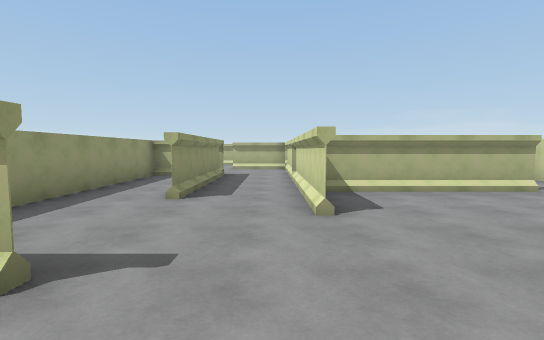
[1] (above)

24 first-person views from a walk through a 3-D level made in the Unity game engine. The camera is 1.5 m above the floor, tilts 4° down and sees 85° across. The floor is counted in squares, 2 m on a side. Each view is taken from the middle of a square. On the plan, view 1 faces up. The plan holds only what a view shows up to about 10 squares ahead; the rest is blank. The player character is not drawn.

[2]
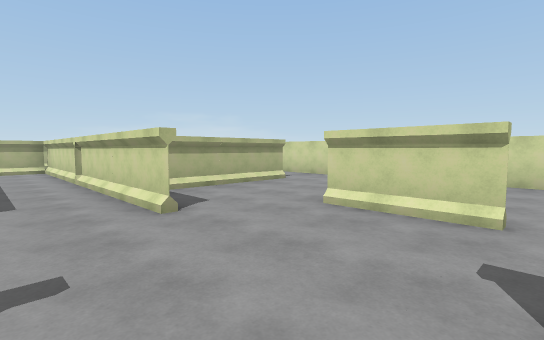

[3]
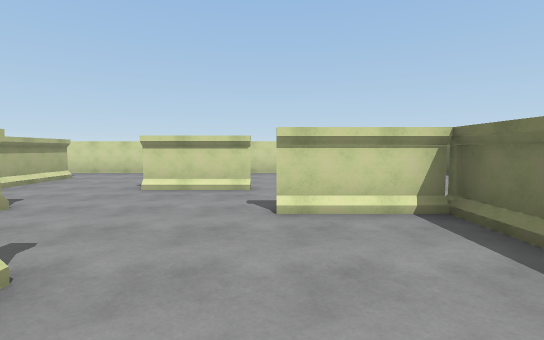

[4]
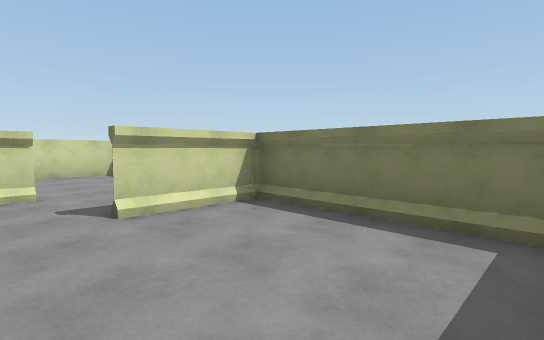

[5]
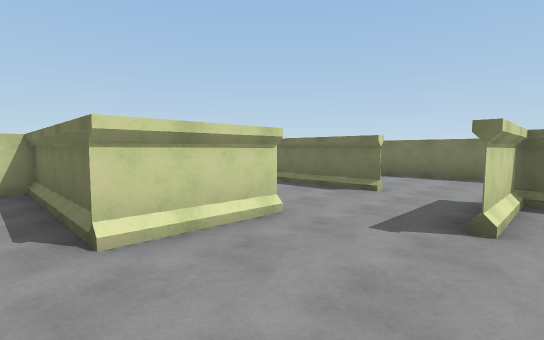

[6]
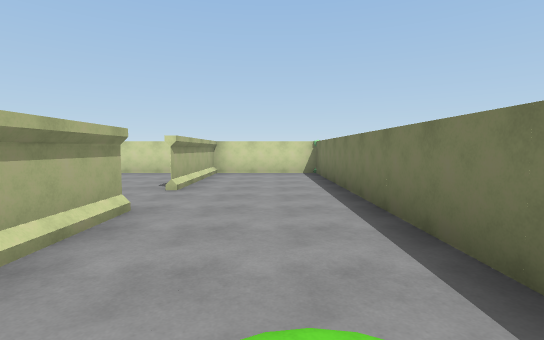

[7]
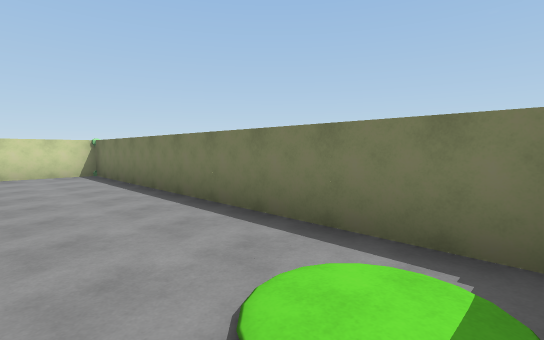

[8]
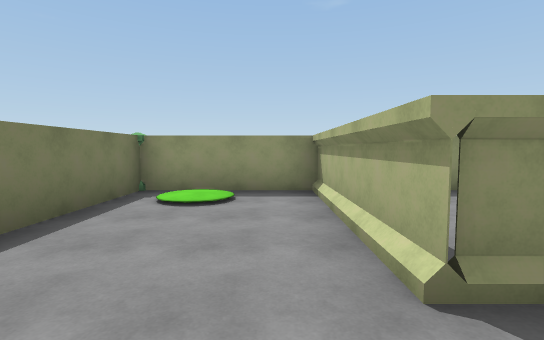

[9]
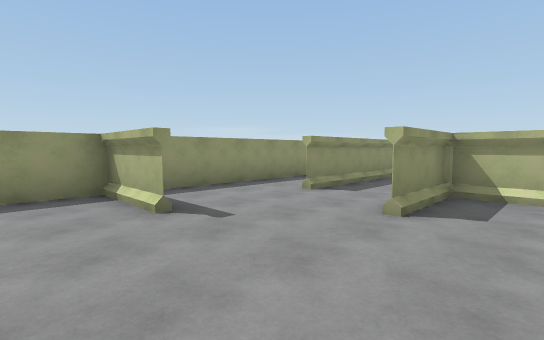

[10]
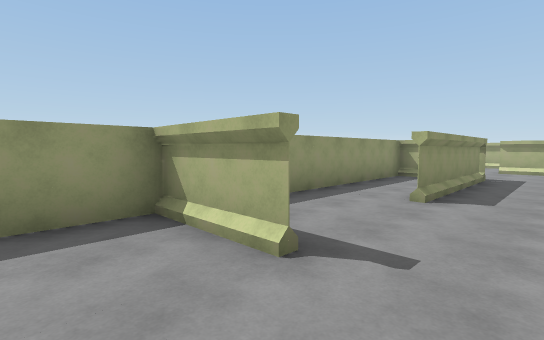

[11]
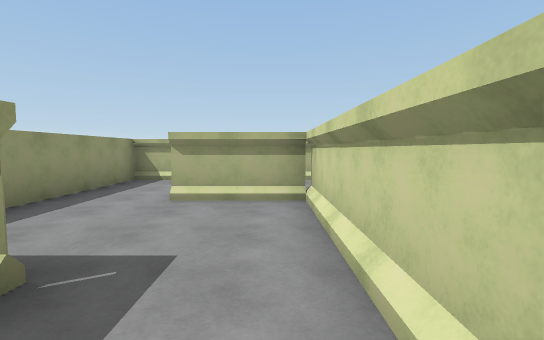

[12]
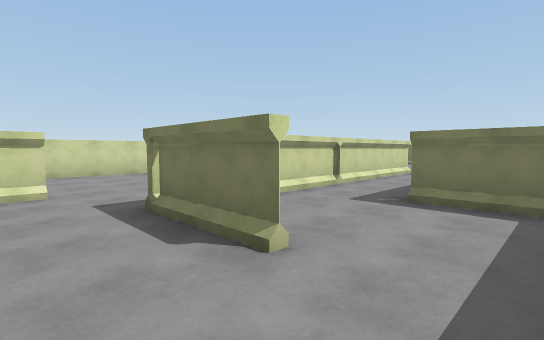

[13]
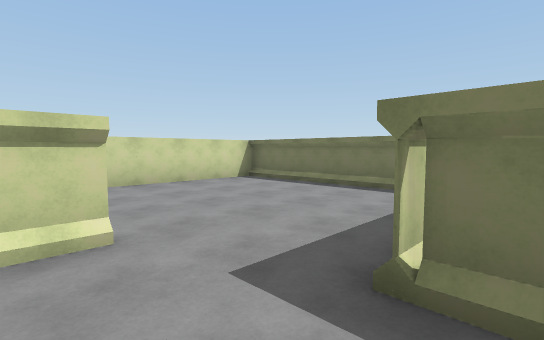

[14]
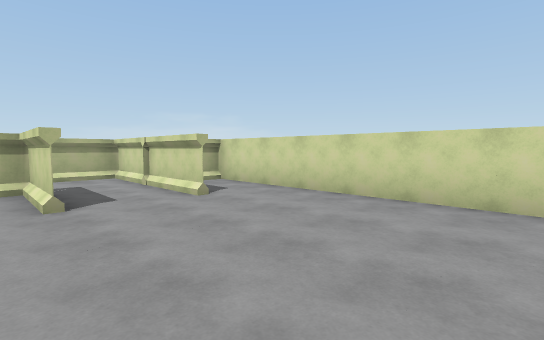

[15]
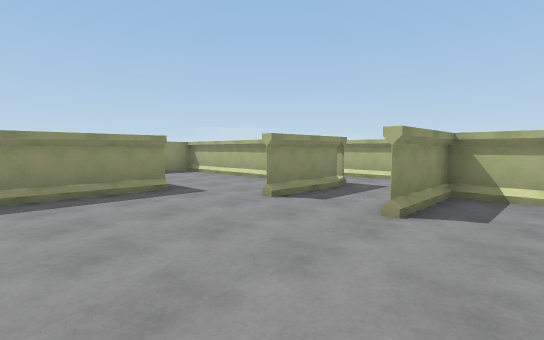

[16]
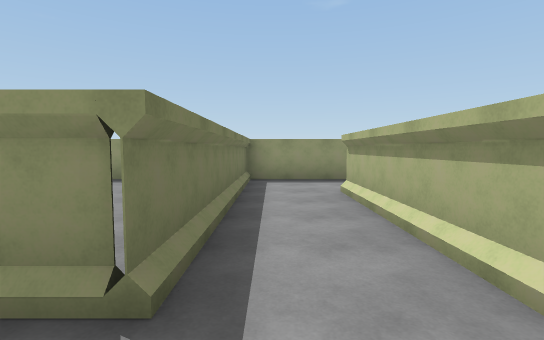

[17]
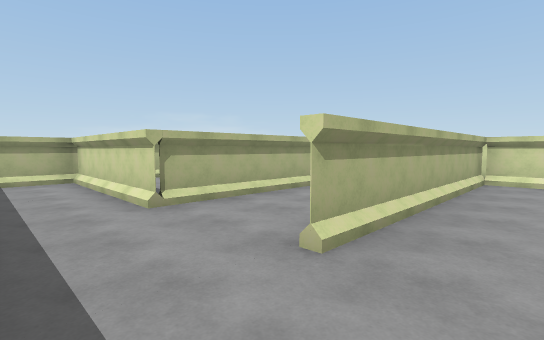

[18]
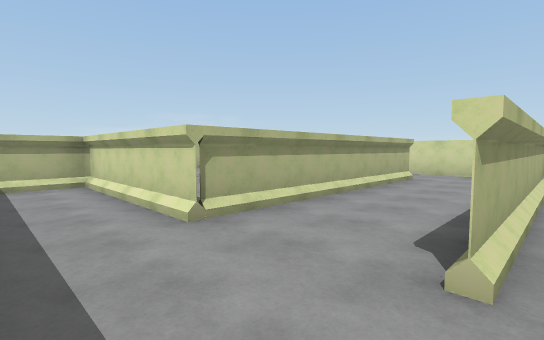

[19]
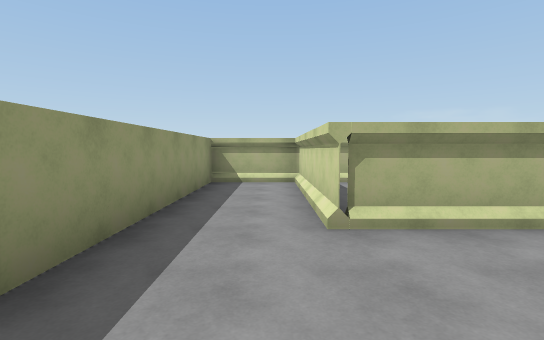

[20]
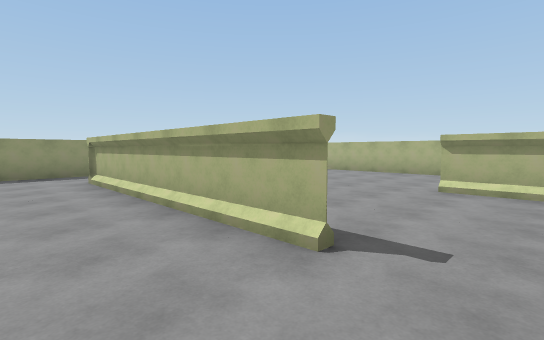

[21]
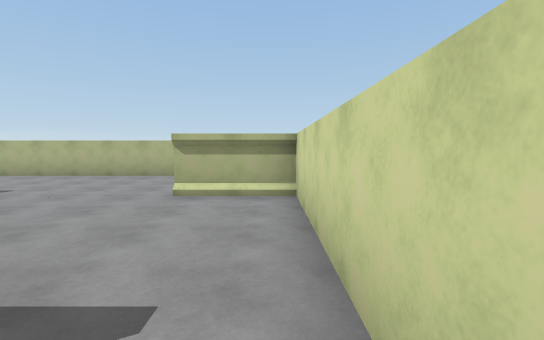

[22]
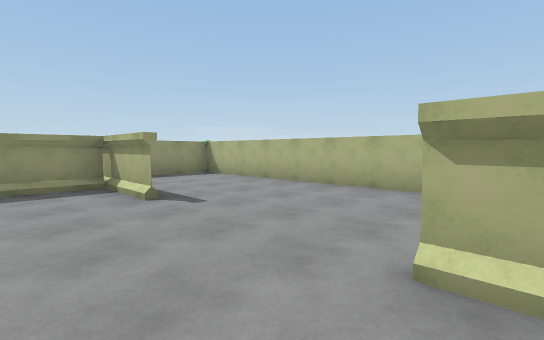

[23]
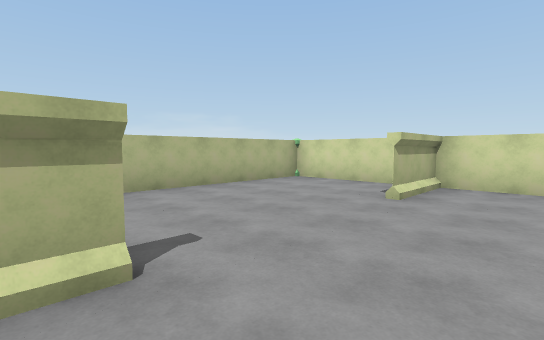

[24]
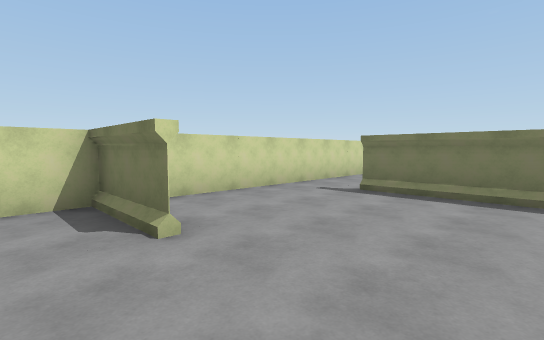

### Floor plan
Points are (right, up) in squares from view 1. A wall is a line through its corners. A room is listed if a view was taken in it or the views show most of it. See-through windows are left out.
Room 1 (views 1, 2, 3, 4, 5, 9, 10, 11)
walls: (-1.4, 1.6) (-3.5, 1.6); (0.6, 5.7) (0.6, 3.2) (0.6, 11.4) (-1.5, 11.4); (2.6, 5.3) (0.6, 5.3); (2.5, 0.4) (2.5, 2.3); (0.6, -2.2) (0.6, 0); (-1.4, 8.5) (-3.4, 8.5) (-3.4, 0.1); (-1.5, 8.5) (-1.5, 4.4); (2.4, -2.2) (5, -2.2); (-3, -2.2) (0.4, -2.2); (6.4, -1.9) (6.4, 2.1)
ways out: opening at (2, -2) to room 2; opening at (3.5, 3.5) to room 7; opening at (-1, 10)
Room 2 (views 6, 7, 8)
walls: (0.6, -1.5) (0.6, -2.2) (-3.4, -2.2) (-3.4, -5.4) (6.4, -5.4) (6.4, -2.2) (2.4, -2.2)
ways out: opening at (2, -2) to room 1
objects: other object (-3, -5); other object (6, -5)
Room 3 (views 12, 13, 14, 15)
walls: (2.5, 12.2) (2.5, 14.3) (-3.5, 14.3); (-1.5, 11.4) (0.6, 11.4) (0.6, 9.1); (2.2, 7.4) (6.4, 7.4); (6.4, 7.1) (6.4, 14.3) (4.6, 14.3) (4.6, 12.1); (-3.4, 14.1) (-3.4, 10.6)
ways out: opening at (4, 13.5) to room 4; opening at (-2.5, 11)
Room 4 (views 16, 17, 18, 19)
walls: (-3.4, 14.4) (2.6, 14.4) (2.6, 12.2); (4.6, 12.1) (4.6, 16.3) (-1.4, 16.3); (-3.4, 16.6) (-3.4, 14.1)
ways out: opening at (4, 13.5) to room 3; opening at (-2.5, 16) to room 5
Room 5 (views 20, 21)
walls: (4.8, 18.8) (-1.4, 18.8) (-1.4, 22.7); (-0.9, 22.8) (-3.4, 22.8) (-3.4, 16.6); (6.4, 15.6) (6.4, 18.5)
ways out: opening at (-2.5, 16) to room 4; opening at (5.5, 19) to room 6
Room 6 (views 22, 23, 24)
walls: (0.6, 22.8) (-0.9, 22.8); (4.4, 22.8) (6.5, 22.8) (4.4, 22.8); (-1.5, 22.7) (-1.5, 21.2); (2.1, 18.8) (4.8, 18.8); (6.4, 18.5) (6.4, 26.4) (-3.4, 26.4) (-3.4, 24.5)
low walls: (-1.3, 22.7) (-1.3, 21.2)
ways out: opening at (5.5, 19) to room 5
objects: other object (-3, 26); other object (6, 26)
Room 7 (no view inside)
walls: (4.8, 5.3) (2.6, 5.3); (2.5, 2.3) (6.4, 2.3); (6.4, 2.1) (6.4, 4.6)
ways out: opening at (3.5, 3.5) to room 1; opening at (5.5, 5)

Positions as (right, up) in squares from view 1, and headings:
1: (0, 0), facing up
2: (-1, 0), facing up-right
3: (-3, 0), facing right
4: (-3, 1), facing down-right
5: (0, 3), facing down-right
6: (-3, -4), facing right
7: (-3, -3), facing down-right
8: (2, -3), facing left
9: (2, 0), facing up-left
10: (0, 0), facing up-left
11: (0, 7), facing up
12: (-3, 13), facing down-right
13: (0, 13), facing down-right
14: (2, 8), facing up-right
15: (6, 9), facing up-left
16: (4, 15), facing left
17: (-3, 15), facing up-right
18: (-3, 16), facing up-right
19: (-2, 16), facing up
20: (6, 17), facing up-left
21: (6, 18), facing up
22: (5, 21), facing up-left
23: (0, 21), facing up-right
24: (2, 24), facing down-right
